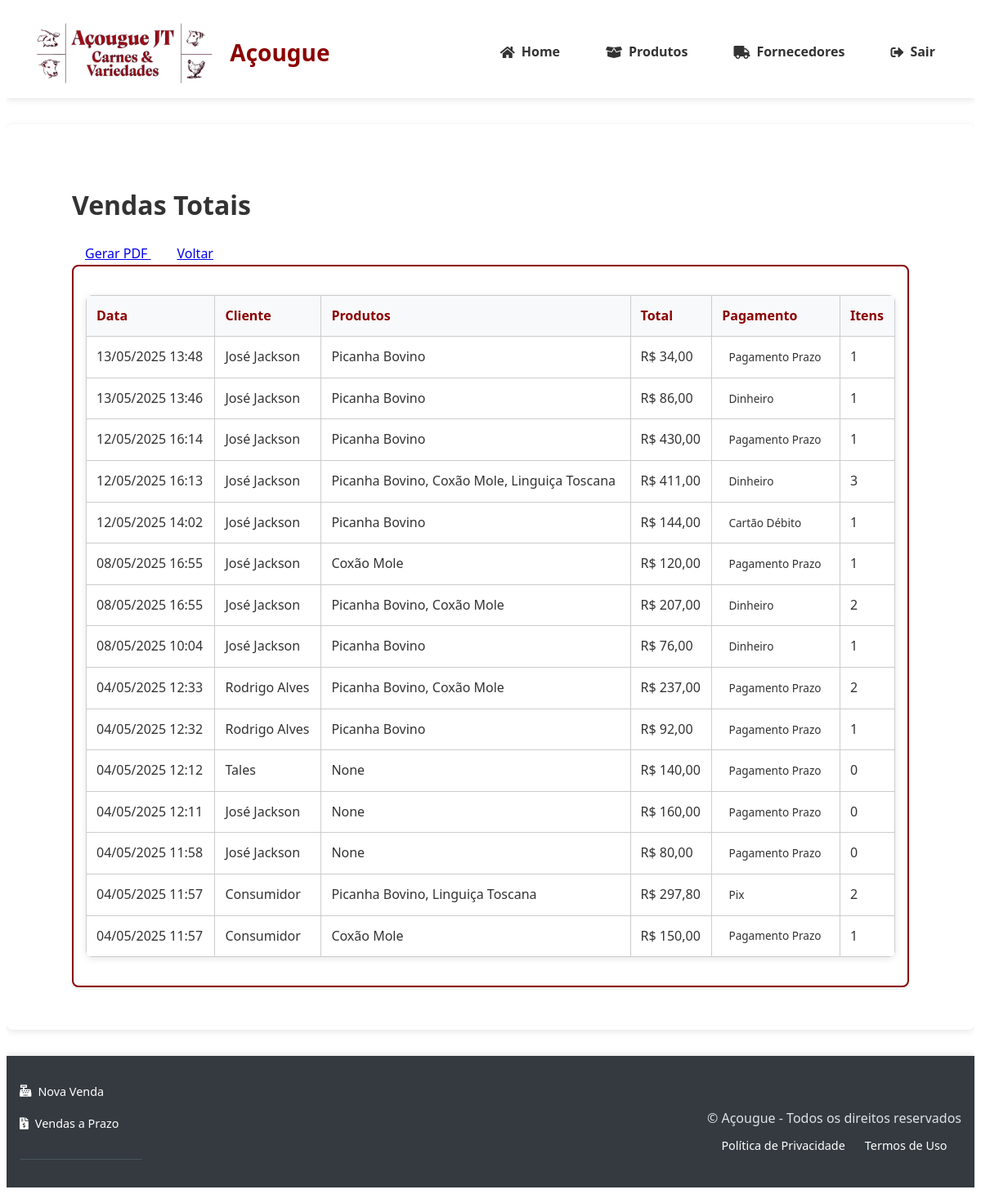
Before: /relatorios/vendas_totais (signed in) with the older database file.
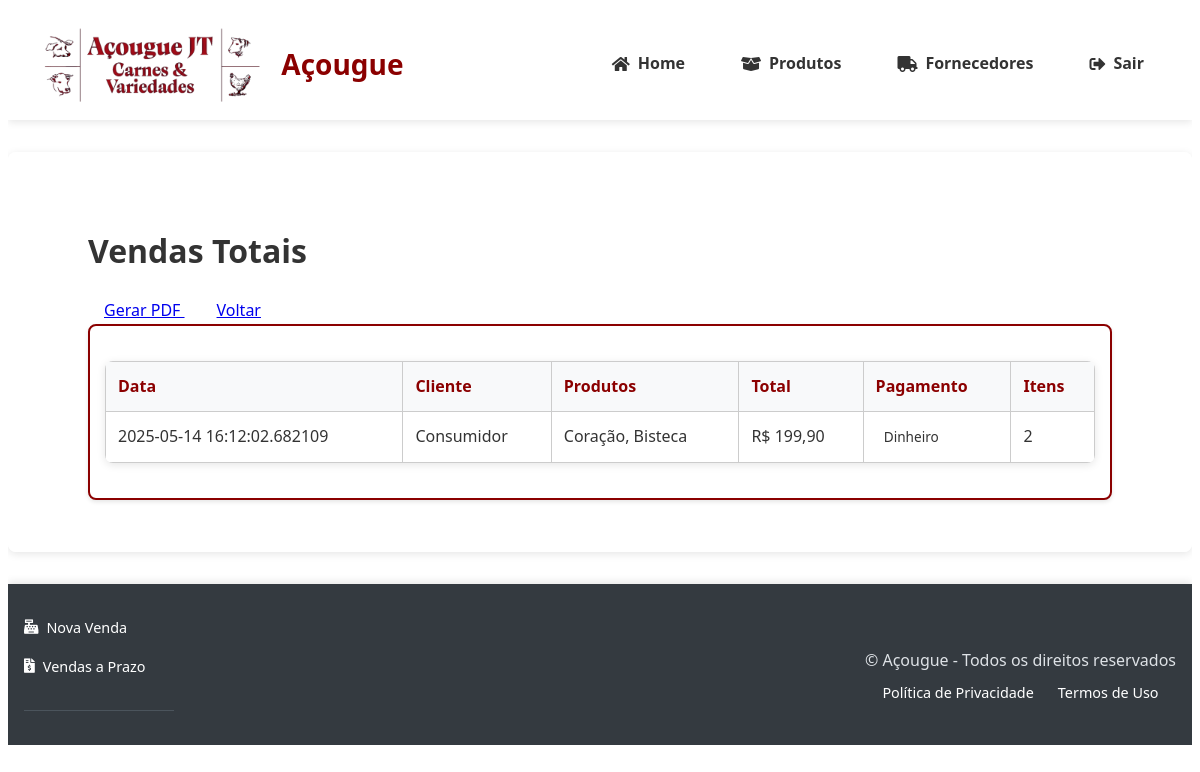
After: the same page with the newer database file.
### tables this page shows
CREATE TABLE vendas (
                id TEXT PRIMARY KEY,
                data TIMESTAMP DEFAULT CURRENT_TIMESTAMP,
                cliente_cpf TEXT,
                cliente_nome TEXT,  
                total DECIMAL(10,2) NOT NULL,
                metodo_pagamento TEXT NOT NULL,
                usuario_id INTEGER NOT NULL REFERENCES users(id) ON DELETE CASCADE,
                status_pagamento TEXT NOT NULL DEFAULT 'pago',
                data_vencimento DATE,
                observacao TEXT
            );

### app.py (the view, shortened to what this page needs)
@app.route('/relatorios/<report_type>')
@login_required
@role_required('gerente')
def relatorios_unificados(report_type):
    report_titles = {
        'vendas_totais': 'Vendas Totais',
    }
    if report_type == 'vendas_totais':
        with get_db_connection() as conn:
            cursor = conn.cursor()
            cursor.execute('''
                SELECT
                    v.id,
                    v.data,
                    v.cliente_nome as cliente,
                    GROUP_CONCAT(p.nome, ', ') as produtos,
                    v.total,
                    v.metodo_pagamento,
                    COUNT(vi.id) as total_itens
                FROM vendas v
                LEFT JOIN venda_itens vi ON v.id = vi.venda_id
                LEFT JOIN produtos p ON vi.produto_id = p.id
                GROUP BY v.id
                ORDER BY v.data DESC
            ''')
            dados = [dict(zip([column[0] for column in cursor.description], row))
                    for row in cursor.fetchall()]
        return render_template('relatorio_unificado.html',
                            dados=dados,
                            report_type=report_type,
                            titulo_relatorio=report_titles.get(report_type, 'Relatório'))

### app.py (called while the page is built)
def format_datetime(value, format='%d/%m/%Y %H:%M'):
    if value is None:
        return ''
    if isinstance(value, str):
        try:
            value = datetime.strptime(value, '%Y-%m-%d %H:%M:%S')
        except ValueError:
            try:
                value = datetime.strptime(value, '%Y-%m-%d')
            except ValueError:
                return value
    return value.strftime(format)

@app.template_filter('format_currency')
def format_currency(value):
    try:
        return f"R$ {float(value):,.2f}".replace(",", "X").replace(".", ",").replace("X", ".")
    except (ValueError, TypeError):
        return "R$ 0,00"

### banco_dados.py (called while the page is built)
@contextmanager
def get_db_connection():
    conn = sqlite3.connect(DB_PATH)
    conn.row_factory = sqlite3.Row
    conn.execute("PRAGMA foreign_keys = ON")
    try:
        yield conn
    finally:
        conn.close()

### templates/relatorio_unificado.html (shortened to what this page needs)
{% extends 'base.html' %}
{% block content %}
<div class="container dashboard-container">
    <div class="d-flex justify-content-between align-items-center mb-4">
        <h1>{{ titulo_relatorio }}</h1>
        <div>
            <a href="{{ url_for('gerar_pdf') }}" class="btn btn-primary me-2">
                Gerar PDF
            </a>
            <a href="{{ url_for('relatorios') }}" class="btn btn-secondary">
                Voltar
            </a>
        </div>
    </div>
    <div class="card">
        <div class="card-body">
            {% if report_type == 'vendas_totais' %}
                <div class="table-responsive">
                    <table class="table table-striped table-hover">
                        <thead class="table-dark">
                            <tr>
                                <th>Data</th>
                                <th>Cliente</th>
                                <th>Produtos</th>
                                <th>Total</th>
                                <th>Pagamento</th>
                                <th>Itens</th>
                            </tr>
                        </thead>
                        <tbody>
                            {% for venda in dados %}
                            <tr>
                                <td>{{ venda.data|format_datetime('%d/%m/%Y %H:%M') }}</td>
                                <td>{{ venda.cliente or 'Consumidor' }}</td>
                                <td>{{ venda.produtos }}</td>
                                <td>{{ venda.total|format_currency }}</td>
                                <td>
                                    <span class="badge bg-{{ 'success' if venda.metodo_pagamento != 'pagamento_prazo' else 'warning' }}">
                                        {{ venda.metodo_pagamento|replace('_', ' ')|title }}
                                    </span>
                                </td>
                                <td>{{ venda.total_itens }}</td>
                            </tr>
                            {% endfor %}
                        </tbody>
                    </table>
                </div>
            {% else %}
                <div class="alert alert-info">
                    Nenhum dado encontrado para o período selecionado.
                </div>
            {% endif %}
        </div>
    </div>
</div>
{% endblock %}

Changed rows visible on the page:
removed vendas: data "13/05/2025 13:48", cliente_nome "José Jackson", produtos "Picanha Bovino", total "R$ 34,00", metodo_pagamento "Pagamento Prazo", total_itens "1"
removed vendas: data "13/05/2025 13:46", cliente_nome "José Jackson", produtos "Picanha Bovino", total "R$ 86,00", metodo_pagamento "Dinheiro", total_itens "1"
removed vendas: data "12/05/2025 16:14", cliente_nome "José Jackson", produtos "Picanha Bovino", total "R$ 430,00", metodo_pagamento "Pagamento Prazo", total_itens "1"
removed vendas: data "12/05/2025 16:13", cliente_nome "José Jackson", produtos "Picanha Bovino, Coxão Mole, Linguiça Toscana", total "R$ 411,00", metodo_pagamento "Dinheiro", total_itens "3"
removed vendas: data "12/05/2025 14:02", cliente_nome "José Jackson", produtos "Picanha Bovino", total "R$ 144,00", metodo_pagamento "Cartão Débito", total_itens "1"
removed vendas: data "08/05/2025 16:55", cliente_nome "José Jackson", produtos "Coxão Mole", total "R$ 120,00", metodo_pagamento "Pagamento Prazo", total_itens "1"
removed vendas: data "08/05/2025 16:55", cliente_nome "José Jackson", produtos "Picanha Bovino, Coxão Mole", total "R$ 207,00", metodo_pagamento "Dinheiro", total_itens "2"
removed vendas: data "08/05/2025 10:04", cliente_nome "José Jackson", produtos "Picanha Bovino", total "R$ 76,00", metodo_pagamento "Dinheiro", total_itens "1"
removed vendas: data "04/05/2025 12:33", cliente_nome "Rodrigo Alves", produtos "Picanha Bovino, Coxão Mole", total "R$ 237,00", metodo_pagamento "Pagamento Prazo", total_itens "2"
removed vendas: data "04/05/2025 12:32", cliente_nome "Rodrigo Alves", produtos "Picanha Bovino", total "R$ 92,00", metodo_pagamento "Pagamento Prazo", total_itens "1"
removed vendas: data "04/05/2025 12:12", cliente_nome "Tales", produtos "None", total "R$ 140,00", metodo_pagamento "Pagamento Prazo", total_itens "0"
removed vendas: data "04/05/2025 12:11", cliente_nome "José Jackson", produtos "None", total "R$ 160,00", metodo_pagamento "Pagamento Prazo", total_itens "0"
removed vendas: data "04/05/2025 11:58", cliente_nome "José Jackson", produtos "None", total "R$ 80,00", metodo_pagamento "Pagamento Prazo", total_itens "0"
removed vendas: data "04/05/2025 11:57", cliente "Consumidor", produtos "Picanha Bovino, Linguiça Toscana", total "R$ 297,80", metodo_pagamento "Pix", total_itens "2"
removed vendas: data "04/05/2025 11:57", cliente "Consumidor", produtos "Coxão Mole", total "R$ 150,00", metodo_pagamento "Pagamento Prazo", total_itens "1"
added vendas: data "2025-05-14 16:12:02.682109", cliente "Consumidor", produtos "Coração, Bisteca", total "R$ 199,90", metodo_pagamento "Dinheiro", total_itens "2"
